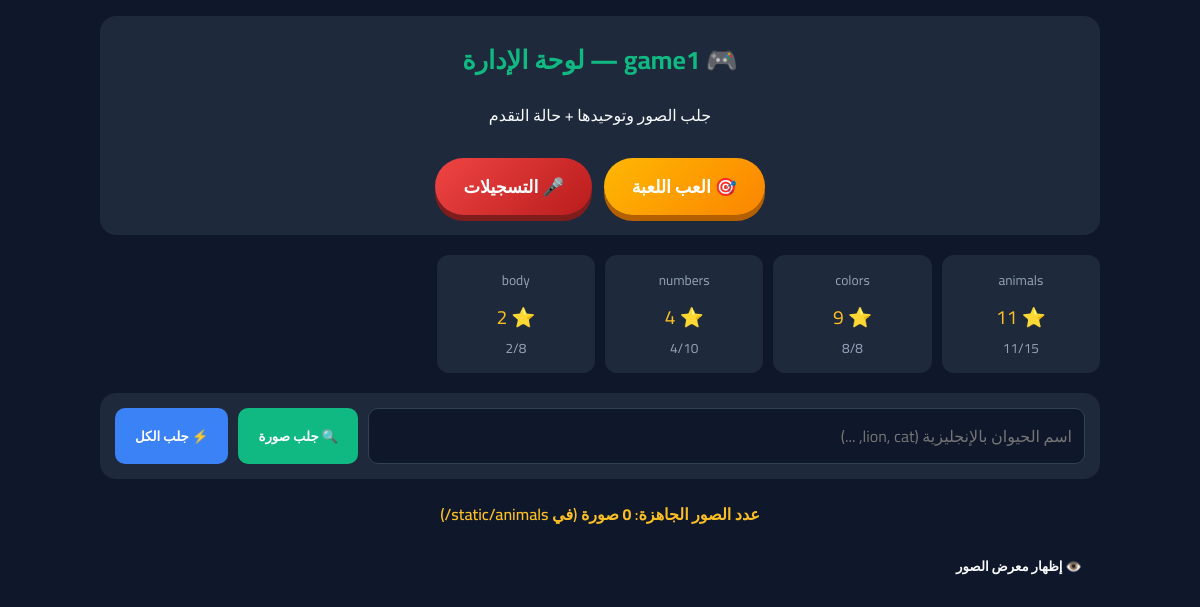
Page /admin/images on the earlier database version.
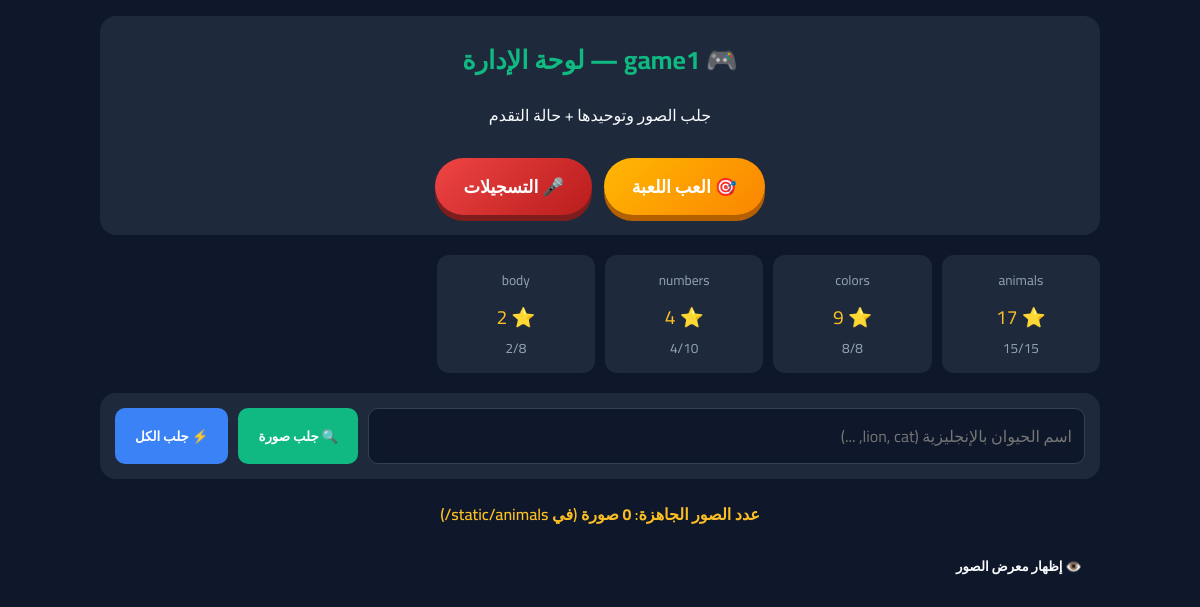
Same page on the later database version.
### tables this page shows
CREATE TABLE progress (game_id TEXT PRIMARY KEY, completed INTEGER DEFAULT 0, total INTEGER DEFAULT 10, stars INTEGER DEFAULT 0);

### app.py (the view)
@app.route("/admin/images")
def admin_images():
    animals = get_animals_list()
    with sqlite3.connect(DB_PATH) as conn:
        conn.row_factory = sqlite3.Row
        conn.execute("UPDATE progress SET total=? WHERE game_id='animals'", (max(1, len(animals)),))
        conn.commit()
        setup_done = conn.execute("SELECT value FROM settings WHERE key='setup_done'").fetchone()["value"]
        prog_rows = conn.execute("SELECT * FROM progress").fetchall()
        voices_rows = conn.execute("SELECT * FROM voices").fetchall()
    progress = {r["game_id"]: dict(r) for r in prog_rows}
    recorded_voices = {r["item_key"]: r["file_path"] for r in voices_rows}
    return render_template(
        "index.html",
        setup_done=setup_done,
        progress=progress,
        animals=animals,
        colors=COLORS_DATA,
        numbers=NUMBERS_DATA,
        body_parts=BODY_DATA,
        dictionary=get_dictionary(),
        recorded_voices=recorded_voices
    )

### app.py (called while the page is built)
def get_animals_list():
    groups = {}
    for fname in sorted(os.listdir(ANIMALS_DIR)):
        if fname.lower().endswith((".webp", ".jpg", ".jpeg", ".png")):
            eng = fname.split("_")[0].lower()
            groups.setdefault(eng, []).append(fname)
    animals = []
    for eng, files in groups.items():
        chosen = random.choice(files)
        ar, en, fr, snd = ANIMAL_META.get(eng, (eng, eng.capitalize(), eng.capitalize(), "roar"))
        animals.append({
            "id": eng, "ar": ar, "en": en, "fr": fr,
            "sound": snd, "img": f"/static/animals/{chosen}",
            "all_imgs": [f"/static/animals/{f}" for f in files]
        })
    return animals

### templates/index.html (shortened to what this page needs)
<!DOCTYPE html>
<html lang="ar" dir="rtl">
<head>
</head>
<body>
<div class="container">
  <header>
    <h1>🎮 game1 — لوحة الإدارة</h1>
    <p>جلب الصور وتوحيدها + حالة التقدم</p>
    <a href="/" class="play-link">🎯 العب اللعبة</a>
    <a href="/recordings" class="play-link" style="background:linear-gradient(135deg,#ef4444,#b91c1c);box-shadow:0 6px 0 #7f1d1d;margin-right:8px;">🎤 التسجيلات</a>
  </header>
  <div class="progress-grid">
    {% for gid, p in progress.items() %}
    <div class="prog-card">
      <div class="name">{{ gid }}</div>
      <div class="stars">⭐ {{ p.stars }}</div>
      <div class="name">{{ p.completed }}/{{ p.total }}</div>
    </div>
    {% endfor %}
  </div>
  <div class="controls">
    <input type="text" id="animalInput" placeholder="اسم الحيوان بالإنجليزية (lion, cat, ...)">
    <button class="btn-search" id="fetchBtn" onclick="fetchAnimals(false)">🔍 جلب صورة</button>
    <button class="btn-bulk" id="bulkBtn" onclick="fetchAnimals(true)">⚡ جلب الكل</button>
  </div>
  <div class="status-bar" id="statusBar">عدد الصور الجاهزة: <b>{{ images|length }}</b> صورة (في <code>static/animals/</code>)</div>
  <button onclick="toggleGrid()" id="gridToggleBtn" style="background:var(--card2);padding:10px 18px;border:none;border-radius:10px;font-family:inherit;font-weight:700;cursor:pointer;color:var(--text);margin-bottom:10px;">👁️ إظهار معرض الصور</button>
</div>
</body>
</html>

Differences in the rows shown:
changed progress "animals": stars "11" → "17"; completed "11" → "15"
